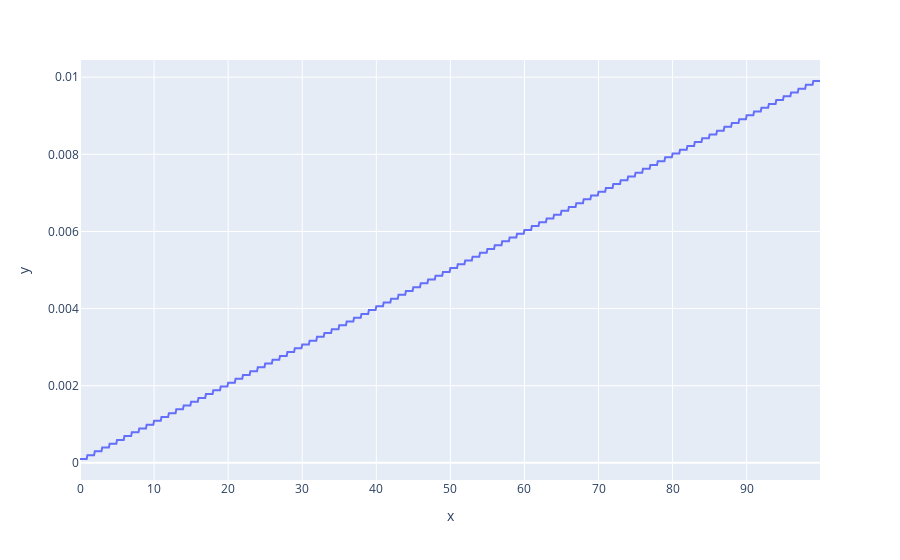

This figure's notebook cell:
### Code cell
px.line(x=x, y=lrs)

### Figure 1 — Plotly figure (JSON) as saved in the notebook; plotly's stock layout.template omitted (floating-point values rounded to 4 significant figures; data arrays with more than 128 entries replaced by an {"elided": "..."} marker saying what was removed)
{"data": [{"hovertemplate": "x=%{x}<br>y=%{y}<extra></extra>", "legendgroup": "", "line": {"color": "#636efa", "dash": "solid"}, "marker": {"symbol": "circle"}, "mode": "lines", "name": "", "orientation": "v", "showlegend": false, "type": "scatter", "x": {"elided": "1000 float values"}, "xaxis": "x", "y": {"elided": "1000 float values"}, "yaxis": "y"}], "layout": {"legend": {"tracegroupgap": 0}, "margin": {"t": 60}, "xaxis": {"anchor": "y", "domain": [0, 1], "title": {"text": "x"}}, "yaxis": {"anchor": "x", "domain": [0, 1], "title": {"text": "y"}}}}
